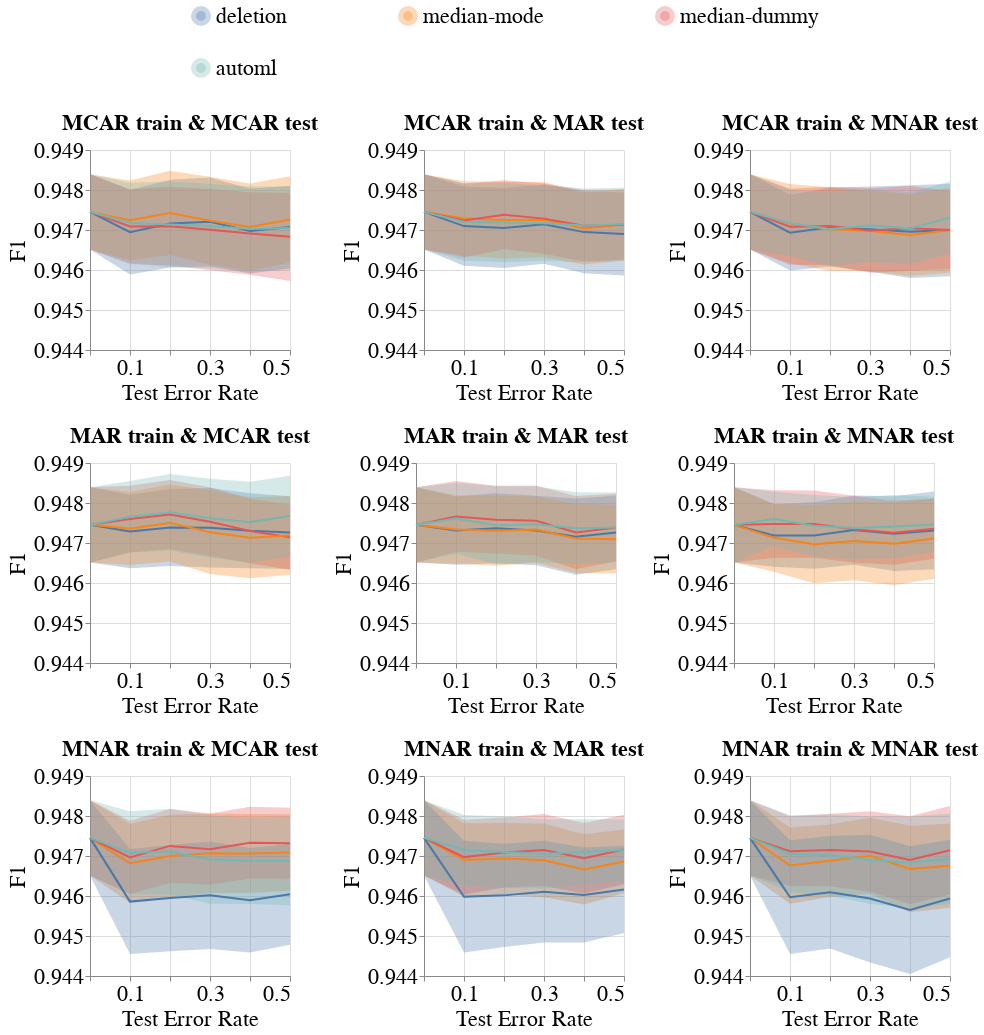

Notebook code for this chart:
### Markdown cell above
### Overall Metrics

### Code cell
create_line_bands_for_diff_imputers(dataset_name=DATASET_NAME,
                                    model_name='mlp_clf',
                                    metric_name='f1',
                                    db_client=db_client)

### Figure 1 — Vega-Lite specification as saved in the notebook (floating-point values rounded to 4 significant figures; data arrays with more than 128 entries replaced by an {"elided": "..."} marker saying what was removed)
{"config": {"view": {"continuousWidth": 400, "continuousHeight": 300}, "axis": {"labelFontSize": 22, "labelFontWeight": "normal", "titleFontSize": 22, "titleFontWeight": "normal"}, "legend": {"columns": 3, "direction": "horizontal", "labelFontSize": 22, "labelLimit": 400, "orient": "top", "symbolOffset": 100, "symbolStrokeWidth": 10, "titleAnchor": "middle", "titleFontSize": 22, "titleLimit": 300}, "title": {"fontSize": 22}}, "vconcat": [{"hconcat": [{"layer": [{"mark": {"type": "errorband", "extent": "stderr"}, "encoding": {"color": {"field": "Null_Imputer_Name", "sort": ["deletion", "median-mode", "median-dummy", "miss_forest", "k_means_clustering", "datawig", "automl", "boost_clean"], "title": null, "type": "nominal"}, "x": {"axis": {"labelExpr": "(datum.value == 0.1) || (datum.value == 0.3) || (datum.value == 0.5) ? datum.label : ''"}, "field": "Test_Error_Rate", "scale": {"nice": false}, "title": "Test Error Rate", "type": "quantitative"}, "y": {"field": "Metric_Value", "scale": {"zero": false}, "title": "F1", "type": "quantitative"}}}, {"mark": "line", "encoding": {"color": {"field": "Null_Imputer_Name", "sort": ["deletion", "median-mode", "median-dummy", "miss_forest", "k_means_clustering", "datawig", "automl", "boost_clean"], "title": null, "type": "nominal"}, "x": {"axis": {"labelExpr": "(datum.value == 0.1) || (datum.value == 0.3) || (datum.value == 0.5) ? datum.label : ''"}, "field": "Test_Error_Rate", "scale": {"nice": false}, "title": "Test Error Rate", "type": "quantitative"}, "y": {"aggregate": "mean", "field": "Metric_Value", "scale": {"zero": false}, "title": "F1", "type": "quantitative"}}}], "height": 200, "title": {"text": "MCAR train & MCAR test", "fontSize": 22}, "width": 200}, {"layer": [{"mark": {"type": "errorband", "extent": "stderr"}, "encoding": {"color": {"field": "Null_Imputer_Name", "sort": ["deletion", "median-mode", "median-dummy", "miss_forest", "k_means_clustering", "datawig", "automl", "boost_clean"], "title": null, "type": "nominal"}, "x": {"axis": {"labelExpr": "(datum.value == 0.1) || (datum.value == 0.3) || (datum.value == 0.5) ? datum.label : ''"}, "field": "Test_Error_Rate", "scale": {"nice": false}, "title": "Test Error Rate", "type": "quantitative"}, "y": {"field": "Metric_Value", "scale": {"zero": false}, "title": "F1", "type": "quantitative"}}}, {"mark": "line", "encoding": {"color": {"field": "Null_Imputer_Name", "sort": ["deletion", "median-mode", "median-dummy", "miss_forest", "k_means_clustering", "datawig", "automl", "boost_clean"], "title": null, "type": "nominal"}, "x": {"axis": {"labelExpr": "(datum.value == 0.1) || (datum.value == 0.3) || (datum.value == 0.5) ? datum.label : ''"}, "field": "Test_Error_Rate", "scale": {"nice": false}, "title": "Test Error Rate", "type": "quantitative"}, "y": {"aggregate": "mean", "field": "Metric_Value", "scale": {"zero": false}, "title": "F1", "type": "quantitative"}}}], "data": {"name": "data-39d5c31ad4ab819e72905570022c08cb"}, "height": 200, "title": {"text": "MCAR train & MAR test", "fontSize": 22}, "width": 200}, {"layer": [{"mark": {"type": "errorband", "extent": "stderr"}, "encoding": {"color": {"field": "Null_Imputer_Name", "sort": ["deletion", "median-mode", "median-dummy", "miss_forest", "k_means_clustering", "datawig", "automl", "boost_clean"], "title": null, "type": "nominal"}, "x": {"axis": {"labelExpr": "(datum.value == 0.1) || (datum.value == 0.3) || (datum.value == 0.5) ? datum.label : ''"}, "field": "Test_Error_Rate", "scale": {"nice": false}, "title": "Test Error Rate", "type": "quantitative"}, "y": {"field": "Metric_Value", "scale": {"zero": false}, "title": "F1", "type": "quantitative"}}}, {"mark": "line", "encoding": {"color": {"field": "Null_Imputer_Name", "sort": ["deletion", "median-mode", "median-dummy", "miss_forest", "k_means_clustering", "datawig", "automl", "boost_clean"], "title": null, "type": "nominal"}, "x": {"axis": {"labelExpr": "(datum.value == 0.1) || (datum.value == 0.3) || (datum.value == 0.5) ? datum.label : ''"}, "field": "Test_Error_Rate", "scale": {"nice": false}, "title": "Test Error Rate", "type": "quantitative"}, "y": {"aggregate": "mean", "field": "Metric_Value", "scale": {"zero": false}, "title": "F1", "type": "quantitative"}}}], "data": {"name": "data-df6dc10931bb8144d6c323e555b307e0"}, "height": 200, "title": {"text": "MCAR train & MNAR test", "fontSize": 22}, "width": 200}], "resolve": {"scale": {"y": "shared"}}}, {"hconcat": [{"layer": [{"mark": {"type": "errorband", "extent": "stderr"}, "encoding": {"color": {"field": "Null_Imputer_Name", "sort": ["deletion", "median-mode", "median-dummy", "miss_forest", "k_means_clustering", "datawig", "automl", "boost_clean"], "title": null, "type": "nominal"}, "x": {"axis": {"labelExpr": "(datum.value == 0.1) || (datum.value == 0.3) || (datum.value == 0.5) ? datum.label : ''"}, "field": "Test_Error_Rate", "scale": {"nice": false}, "title": "Test Error Rate", "type": "quantitative"}, "y": {"field": "Metric_Value", "scale": {"zero": false}, "title": "F1", "type": "quantitative"}}}, {"mark": "line", "encoding": {"color": {"field": "Null_Imputer_Name", "sort": ["deletion", "median-mode", "median-dummy", "miss_forest", "k_means_clustering", "datawig", "automl", "boost_clean"], "title": null, "type": "nominal"}, "x": {"axis": {"labelExpr": "(datum.value == 0.1) || (datum.value == 0.3) || (datum.value == 0.5) ? datum.label : ''"}, "field": "Test_Error_Rate", "scale": {"nice": false}, "title": "Test Error Rate", "type": "quantitative"}, "y": {"aggregate": "mean", "field": "Metric_Value", "scale": {"zero": false}, "title": "F1", "type": "quantitative"}}}], "height": 200, "title": {"text": "MAR train & MCAR test", "fontSize": 22}, "width": 200}, {"layer": [{"mark": {"type": "errorband", "extent": "stderr"}, "encoding": {"color": {"field": "Null_Imputer_Name", "sort": ["deletion", "median-mode", "median-dummy", "miss_forest", "k_means_clustering", "datawig", "automl", "boost_clean"], "title": null, "type": "nominal"}, "x": {"axis": {"labelExpr": "(datum.value == 0.1) || (datum.value == 0.3) || (datum.value == 0.5) ? datum.label : ''"}, "field": "Test_Error_Rate", "scale": {"nice": false}, "title": "Test Error Rate", "type": "quantitative"}, "y": {"field": "Metric_Value", "scale": {"zero": false}, "title": "F1", "type": "quantitative"}}}, {"mark": "line", "encoding": {"color": {"field": "Null_Imputer_Name", "sort": ["deletion", "median-mode", "median-dummy", "miss_forest", "k_means_clustering", "datawig", "automl", "boost_clean"], "title": null, "type": "nominal"}, "x": {"axis": {"labelExpr": "(datum.value == 0.1) || (datum.value == 0.3) || (datum.value == 0.5) ? datum.label : ''"}, "field": "Test_Error_Rate", "scale": {"nice": false}, "title": "Test Error Rate", "type": "quantitative"}, "y": {"aggregate": "mean", "field": "Metric_Value", "scale": {"zero": false}, "title": "F1", "type": "quantitative"}}}], "data": {"name": "data-319a67565473ff0129eedda116e274d6"}, "height": 200, "title": {"text": "MAR train & MAR test", "fontSize": 22}, "width": 200}, {"layer": [{"mark": {"type": "errorband", "extent": "stderr"}, "encoding": {"color": {"field": "Null_Imputer_Name", "sort": ["deletion", "median-mode", "median-dummy", "miss_forest", "k_means_clustering", "datawig", "automl", "boost_clean"], "title": null, "type": "nominal"}, "x": {"axis": {"labelExpr": "(datum.value == 0.1) || (datum.value == 0.3) || (datum.value == 0.5) ? datum.label : ''"}, "field": "Test_Error_Rate", "scale": {"nice": false}, "title": "Test Error Rate", "type": "quantitative"}, "y": {"field": "Metric_Value", "scale": {"zero": false}, "title": "F1", "type": "quantitative"}}}, {"mark": "line", "encoding": {"color": {"field": "Null_Imputer_Name", "sort": ["deletion", "median-mode", "median-dummy", "miss_forest", "k_means_clustering", "datawig", "automl", "boost_clean"], "title": null, "type": "nominal"}, "x": {"axis": {"labelExpr": "(datum.value == 0.1) || (datum.value == 0.3) || (datum.value == 0.5) ? datum.label : ''"}, "field": "Test_Error_Rate", "scale": {"nice": false}, "title": "Test Error Rate", "type": "quantitative"}, "y": {"aggregate": "mean", "field": "Metric_Value", "scale": {"zero": false}, "title": "F1", "type": "quantitative"}}}], "data": {"name": "data-ebd6ada361ed99a4c21bdbd2287b38cb"}, "height": 200, "title": {"text": "MAR train & MNAR test", "fontSize": 22}, "width": 200}], "data": {"name": "data-2028a6a7bb5f3a8a46ccd9508dc8068b"}, "resolve": {"scale": {"y": "shared"}}}, {"hconcat": [{"layer": [{"mark": {"type": "errorband", "extent": "stderr"}, "encoding": {"color": {"field": "Null_Imputer_Name", "sort": ["deletion", "median-mode", "median-dummy", "miss_forest", "k_means_clustering", "datawig", "automl", "boost_clean"], "title": null, "type": "nominal"}, "x": {"axis": {"labelExpr": "(datum.value == 0.1) || (datum.value == 0.3) || (datum.value == 0.5) ? datum.label : ''"}, "field": "Test_Error_Rate", "scale": {"nice": false}, "title": "Test Error Rate", "type": "quantitative"}, "y": {"field": "Metric_Value", "scale": {"zero": false}, "title": "F1", "type": "quantitative"}}}, {"mark": "line", "encoding": {"color": {"field": "Null_Imputer_Name", "sort": ["deletion", "median-mode", "median-dummy", "miss_forest", "k_means_clustering", "datawig", "automl", "boost_clean"], "title": null, "type": "nominal"}, "x": {"axis": {"labelExpr": "(datum.value == 0.1) || (datum.value == 0.3) || (datum.value == 0.5) ? datum.label : ''"}, "field": "Test_Error_Rate", "scale": {"nice": false}, "title": "Test Error Rate", "type": "quantitative"}, "y": {"aggregate": "mean", "field": "Metric_Value", "scale": {"zero": false}, "title": "F1", "type": "quantitative"}}}], "height": 200, "title": {"text": "MNAR train & MCAR test", "fontSize": 22}, "width": 200}, {"layer": [{"mark": {"type": "errorband", "extent": "stderr"}, "encoding": {"color": {"field": "Null_Imputer_Name", "sort": ["deletion", "median-mode", "median-dummy", "miss_forest", "k_means_clustering", "datawig", "automl", "boost_clean"], "title": null, "type": "nominal"}, "x": {"axis": {"labelExpr": "(datum.value == 0.1) || (datum.value == 0.3) || (datum.value == 0.5) ? datum.label : ''"}, "field": "Test_Error_Rate", "scale": {"nice": false}, "title": "Test Error Rate", "type": "quantitative"}, "y": {"field": "Metric_Value", "scale": {"zero": false}, "title": "F1", "type": "quantitative"}}}, {"mark": "line", "encoding": {"color": {"field": "Null_Imputer_Name", "sort": ["deletion", "median-mode", "median-dummy", "miss_forest", "k_means_clustering", "datawig", "automl", "boost_clean"], "title": null, "type": "nominal"}, "x": {"axis": {"labelExpr": "(datum.value == 0.1) || (datum.value == 0.3) || (datum.value == 0.5) ? datum.label : ''"}, "field": "Test_Error_Rate", "scale": {"nice": false}, "title": "Test Error Rate", "type": "quantitative"}, "y": {"aggregate": "mean", "field": "Metric_Value", "scale": {"zero": false}, "title": "F1", "type": "quantitative"}}}], "data": {"name": "data-fc9552774103ac5086a1d92d2e82c896"}, "height": 200, "title": {"text": "MNAR train & MAR test", "fontSize": 22}, "width": 200}, {"layer": [{"mark": {"type": "errorband", "extent": "stderr"}, "encoding": {"color": {"field": "Null_Imputer_Name", "sort": ["deletion", "median-mode", "median-dummy", "miss_forest", "k_means_clustering", "datawig", "automl", "boost_clean"], "title": null, "type": "nominal"}, "x": {"axis": {"labelExpr": "(datum.value == 0.1) || (datum.value == 0.3) || (datum.value == 0.5) ? datum.label : ''"}, "field": "Test_Error_Rate", "scale": {"nice": false}, "title": "Test Error Rate", "type": "quantitative"}, "y": {"field": "Metric_Value", "scale": {"zero": false}, "title": "F1", "type": "quantitative"}}}, {"mark": "line", "encoding": {"color": {"field": "Null_Imputer_Name", "sort": ["deletion", "median-mode", "median-dummy", "miss_forest", "k_means_clustering", "datawig", "automl", "boost_clean"], "title": null, "type": "nominal"}, "x": {"axis": {"labelExpr": "(datum.value == 0.1) || (datum.value == 0.3) || (datum.value == 0.5) ? datum.label : ''"}, "field": "Test_Error_Rate", "scale": {"nice": false}, "title": "Test Error Rate", "type": "quantitative"}, "y": {"aggregate": "mean", "field": "Metric_Value", "scale": {"zero": false}, "title": "F1", "type": "quantitative"}}}], "data": {"name": "data-74a0b29e307a88d2c4535923ced35db4"}, "height": 200, "title": {"text": "MNAR train & MNAR test", "fontSize": 22}, "width": 200}], "data": {"name": "data-7e2669f7b43170c127b2893664adcda8"}, "resolve": {"scale": {"y": "shared"}}}], "data": {"name": "data-6daa992ffdf84851e4fb942c87142330"}, "resolve": {"scale": {"y": "shared"}}, "$schema": "https://vega.github.io/schema/vega-lite/v4.17.0.json", "datasets": {"data-6daa992ffdf84851e4fb942c87142330": {"elided": "144 records"}, "data-39d5c31ad4ab819e72905570022c08cb": {"elided": "144 records"}, "data-df6dc10931bb8144d6c323e555b307e0": {"elided": "144 records"}, "data-2028a6a7bb5f3a8a46ccd9508dc8068b": {"elided": "144 records"}, "data-319a67565473ff0129eedda116e274d6": {"elided": "144 records"}, "data-ebd6ada361ed99a4c21bdbd2287b38cb": {"elided": "144 records"}, "data-7e2669f7b43170c127b2893664adcda8": {"elided": "144 records"}, "data-fc9552774103ac5086a1d92d2e82c896": {"elided": "144 records"}, "data-74a0b29e307a88d2c4535923ced35db4": {"elided": "144 records"}}}
